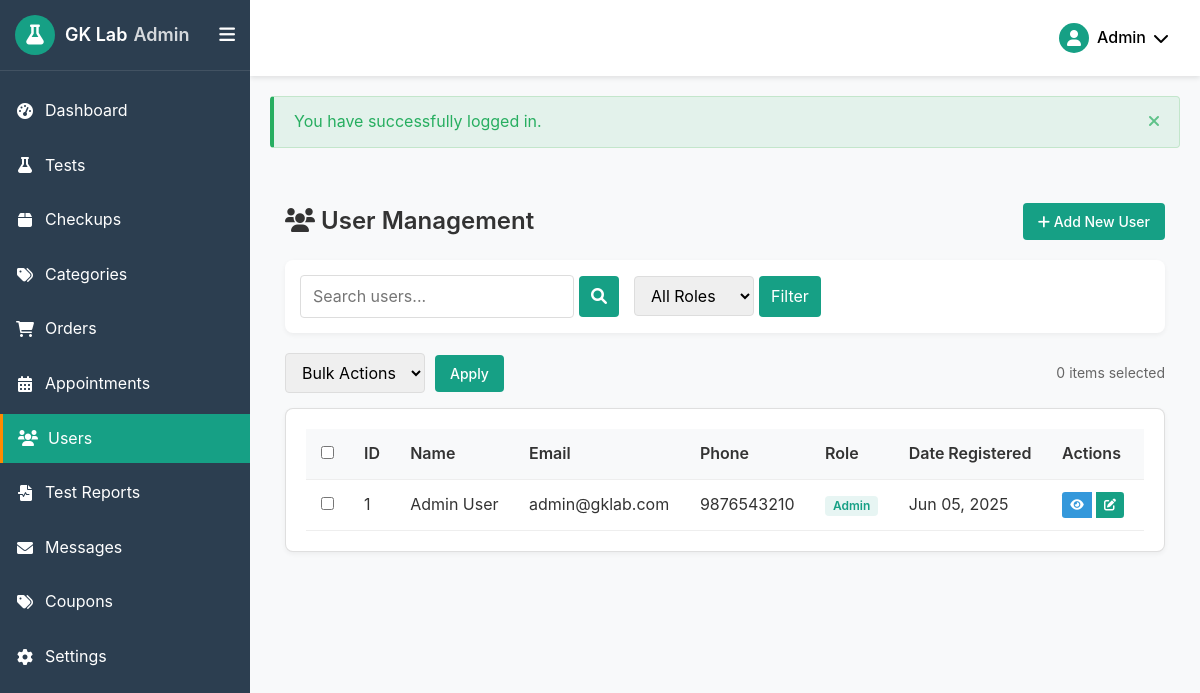
Screenshot of /admin/users/index.php (signed in) with the database file from the repository.
### tables this page shows
CREATE TABLE IF NOT EXISTS users (
    id INT(11) AUTO_INCREMENT PRIMARY KEY,
    first_name VARCHAR(50) NOT NULL,
    last_name VARCHAR(50) NOT NULL,
    email VARCHAR(100) NOT NULL UNIQUE,
    password VARCHAR(255) NOT NULL,
    phone VARCHAR(20) NOT NULL,
    address TEXT,
    city VARCHAR(50),
    state VARCHAR(50),
    pincode VARCHAR(10),
    role ENUM('customer', 'admin') DEFAULT 'customer',
    created_at TIMESTAMP DEFAULT CURRENT_TIMESTAMP,
    updated_at TIMESTAMP DEFAULT CURRENT_TIMESTAMP ON UPDATE CURRENT_TIMESTAMP
);

### admin/users/index.php (the view, shortened to what this page needs)
<?php
include_once '../../config/db.php';
include_once '../../includes/functions.php';
$page = isset($_GET['page']) ? (int) $_GET['page'] : 1;
$limit = 10;
$offset = ($page - 1) * $limit;
$search_term = isset($_GET['search']) ? sanitize_input($_GET['search']) : '';
$search_condition = '';
$params = [];
$param_types = '';
$count_query = "SELECT COUNT(*) as count FROM users $search_condition";
if (!empty($params)) {
    $stmt = $conn->prepare($count_query);
    $stmt->bind_param($param_types, ...$params);
    $stmt->execute();
    $result = $stmt->get_result();
    $row = $result->fetch_assoc();
    $total_users = $row['count'];
} else {
    $result = $conn->query($count_query);
}
$users = [];
$query = "SELECT id, first_name, last_name, email, phone, role, created_at FROM users $search_condition ORDER BY id DESC LIMIT ? OFFSET ?";
if (!empty($params)) {
    $params[] = $limit;
    $params[] = $offset;
    $param_types .= 'ii';
    $stmt = $conn->prepare($query);
    $stmt->bind_param($param_types, ...$params);
    $stmt->execute();
    $result = $stmt->get_result();
} else {
    $stmt = $conn->prepare($query);
    $stmt->bind_param('ii', $limit, $offset);
    $stmt->execute();
    $result = $stmt->get_result();
}
while ($row = $result->fetch_assoc()) {
    $users[] = $row;
}
include_once '../includes/admin-header.php';
?>
<div class="admin-content">
    <div class="container">
        <div class="admin-content-header">
            <h1><i class="fas fa-users"></i> User Management</h1>
            <div class="admin-content-header-actions">
                <a href="add.php" class="btn btn-primary">
                    <i class="fas fa-plus"></i> Add New User
                </a>
            </div>
        </div>
        <div class="filters-container">
            <form action="" method="GET" class="filter-form">
                <div class="filter-group">
                    <input type="text" name="search" placeholder="Search users..." value="<?php echo htmlspecialchars($search_term); ?>">
                    <button type="submit" class="btn-search">
                        <i class="fas fa-search"></i>
                    </button>
                </div>
                <div class="filter-group">
                    <select name="role">
                        <option value="">All Roles</option>
                    </select>
                    <button type="submit" class="btn-filter">Filter</button>
                </div>
            </form>
        </div>
        <form action="" method="POST" id="users-form">
            <div class="bulk-actions">
                <select name="bulk_action">
                    <option value="">Bulk Actions</option>
                </select>
                <button type="submit" class="btn bulk-delete-btn">Apply</button>
                <span class="bulk-counter"><span class="selected-count">0</span> items selected</span>
            </div>
            <div class="card">
                <div class="card-body">
                    <div class="table-responsive">
                        <table class="admin-table">
                            <thead>
                                <tr>
                                    <th class="checkbox-cell">
                                        <input type="checkbox" class="select-all" title="Select All">
                                    </th>
                                    <th>ID</th>
                                    <th>Name</th>
                                    <th>Email</th>
                                    <th>Phone</th>
                                    <th>Role</th>
                                    <th>Date Registered</th>
                                    <th>Actions</th>
                                </tr>
                            </thead>
                            <tbody>
                                <?php if (empty($users)): ?>
                                    <tr>
                                        <td colspan="8" class="no-results">No users found.</td>
                                    </tr>
                                <?php else: ?>
                                    <?php foreach ($users as $user): ?>
                                        <tr>
                                            <td class="checkbox-cell">
                                                <input type="checkbox" name="user_ids[]" value="<?php echo $user['id']; ?>" class="table-checkbox">
                                            </td>
                                            <td><?php echo $user['id']; ?></td>
                                            <td><?php echo htmlspecialchars($user['first_name'] . ' ' . $user['last_name']); ?></td>
                                            <td><?php echo htmlspecialchars($user['email']); ?></td>
                                            <td><?php echo htmlspecialchars($user['phone']); ?></td>
                                            <td>
                                                <span class="badge badge-<?php echo $user['role'] === 'admin' ? 'primary' : 'success'; ?>">
                                                    <?php echo ucfirst($user['role']); ?>
                                                </span>
                                            </td>
                                            <td><?php echo date('M d, Y', strtotime($user['created_at'])); ?></td>
                                            <td>
                                                <div class="btn-group btn-group-sm">
                                                    <a href="view.php?id=<?php echo $user['id']; ?>" class="btn btn-info" title="View Details">
                                                        <i class="fas fa-eye"></i>
                                                    </a>
                                                    <a href="edit.php?id=<?php echo $user['id']; ?>" class="btn btn-primary" title="Edit">
                                                        <i class="fas fa-edit"></i>
                                                    </a>
                                                </div>
                                            </td>
                                        </tr>
                                    <?php endforeach; ?>
                                <?php endif; ?>
                            </tbody>
                        </table>
                    </div>
                </div>
            </div>
        </form>
    </div>
</div>
<?php
include_once '../includes/admin-footer.php';
?>

### admin/css/admin-styles.css (style rules this page uses)
:root { --primary-green: #16A085; --secondary-green: #27AE60; --primary-orange: #FF8A00; --text-dark: #333333; --text-gray: #666666; --background-light: #F8F9FA; --sidebar-bg: #2c3e50; --sidebar-active: #16A085; --white: #FFFFFF; --red: #e74c3c; --yellow: #f39c12; --blue: #3498db; }
.admin-content { padding: 20px; }
.btn-primary { background-color: var(--primary-green); color: var(--white); border: none; padding: 10px 20px; border-radius: 4px; cursor: pointer; text-decoration: none; }

### rows the page displays
users: id "1", first_name+last_name "Admin User", email "admin@gklab.com", phone "9876543210", role "Admin", created_at "Jun 05, 2025"

### other values shown
$_SESSION['user_first_name'] "Admin"
$_SESSION['flash_message']['message'] "You have successfully logged in."
